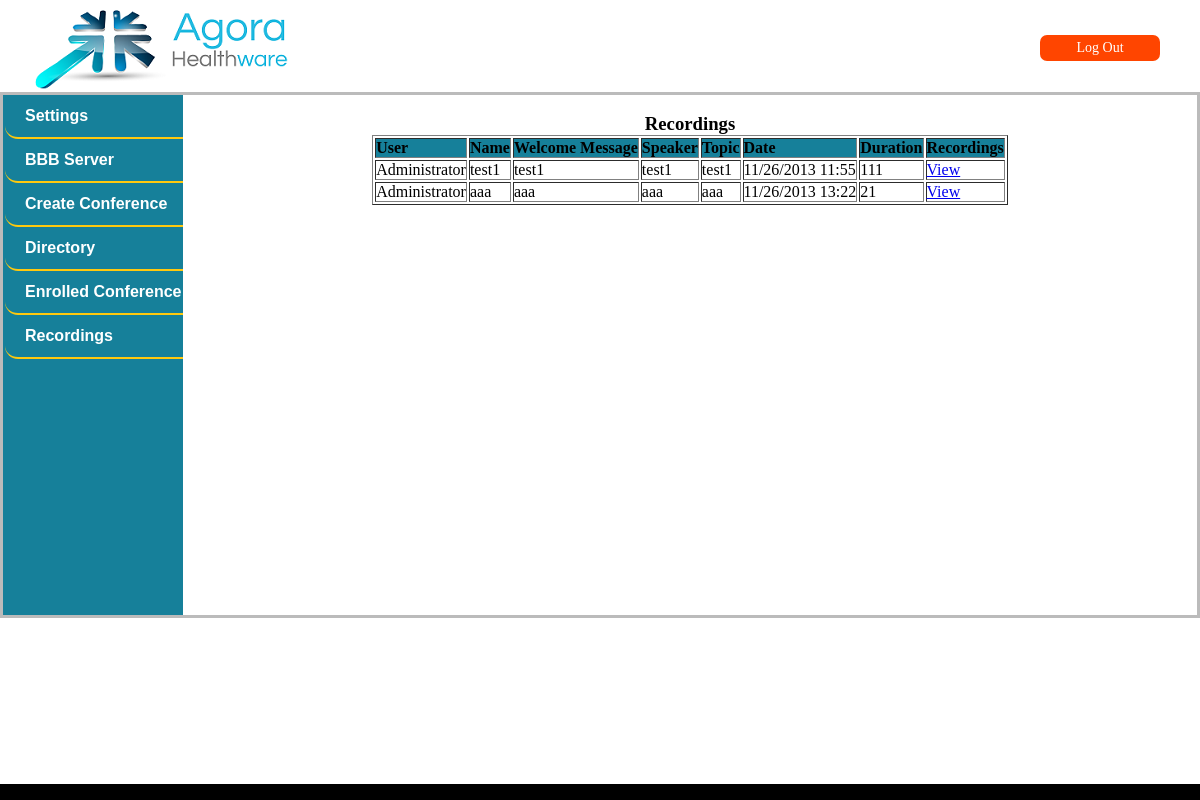
Page /recordings.php (signed in) on the earlier database version.
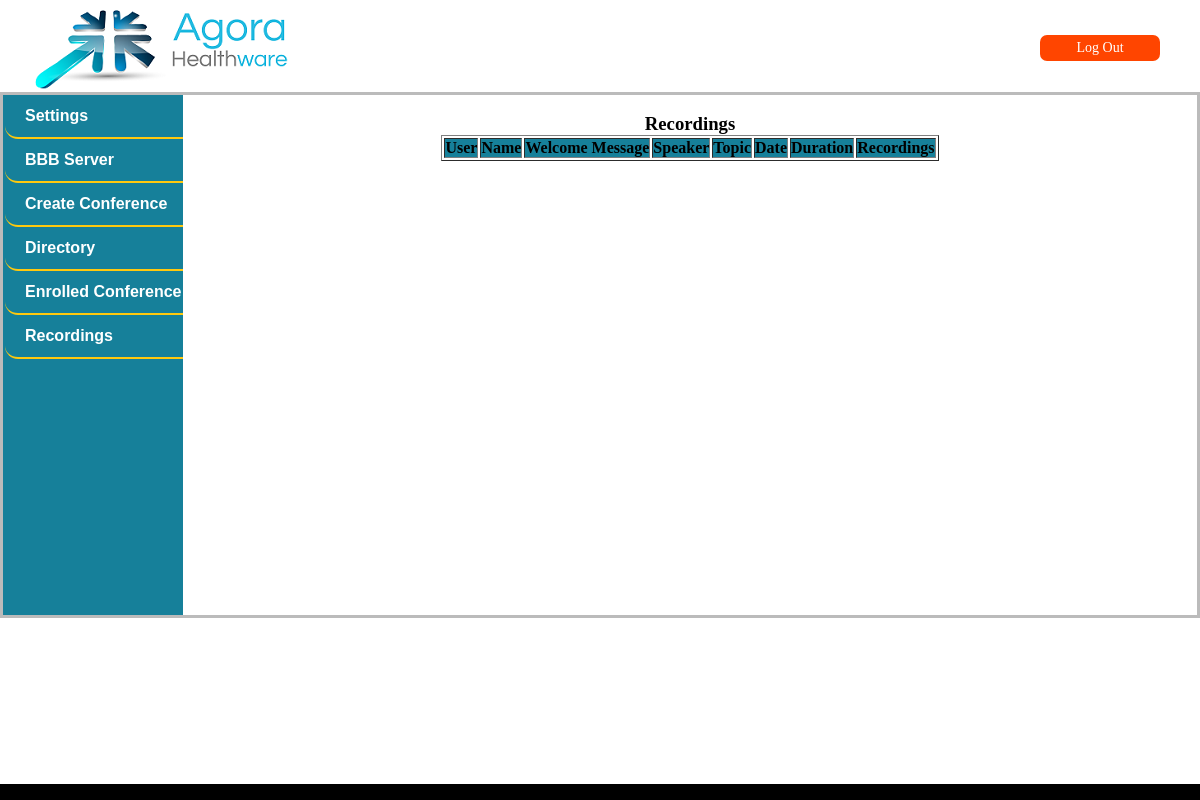
Same page on the later database version.
### tables this page shows
CREATE TABLE `meetings` (
  `id` int(11) NOT NULL AUTO_INCREMENT,
  `server_id` int(11) DEFAULT NULL,
  `owner_id` int(11) DEFAULT NULL,
  `owner_type` varchar(255) DEFAULT NULL,
  `meetingid` varchar(255) DEFAULT NULL,
  `name` varchar(255) DEFAULT NULL,
  `attendee_password` varchar(255) DEFAULT NULL,
  `moderator_password` varchar(255) DEFAULT NULL,
  `welcome_msg` varchar(255) DEFAULT NULL,
  `logout_url` varchar(255) DEFAULT NULL,
  `voice_bridge` varchar(255) DEFAULT NULL,
  `dial_number` varchar(255) DEFAULT NULL,
  `max_participants` int(11) DEFAULT NULL,
  `private` tinyint(1) DEFAULT '0',
  `created_at` datetime DEFAULT NULL,
  `updated_at` datetime DEFAULT NULL,
  `external` tinyint(1) DEFAULT '0',
  `param` varchar(255) DEFAULT NULL,
  `record` varchar(10) DEFAULT NULL,
  `duration` int(11) DEFAULT '0',
  `meeting_date` int(8) DEFAULT NULL,
  `speaker` varchar(255) DEFAULT NULL,
  `topic` varchar(255) DEFAULT NULL,
  `status` varchar(50) DEFAULT NULL,
  `meeting_time` varchar(10) DEFAULT NULL,
  `slide` varchar(255) DEFAULT NULL,
  PRIMARY KEY (`id`),
  UNIQUE KEY `index_bigbluebutton_rooms_on_meetingid` (`meetingid`),
  UNIQUE KEY `index_bigbluebutton_rooms_on_voice_bridge` (`voice_bridge`),
  KEY `index_bigbluebutton_rooms_on_server_id` (`server_id`)
);

CREATE TABLE `users` (
  `id` int(11) NOT NULL AUTO_INCREMENT,
  `login` varchar(255) DEFAULT NULL,
  `email` varchar(255) DEFAULT NULL,
  `password` varchar(40) DEFAULT NULL,
  `full_name` varchar(255) DEFAULT NULL,
  `user_type` varchar(255) DEFAULT NULL,
  PRIMARY KEY (`id`)
);

### classes/DBAccess.php (called while the page is built, shortened)
<?php
    class DBAccess{
        public function fromDBDate($date){
            $y=substr($date,0,4);
            $m=substr($date,4,2);
            $d=substr($date,6,2);
            return $m."/".$d."/".$y;
        }
        public function enrolledConferences($owner_id){
            $sql="select a.*,b.full_name from meetings a,users b,invitations c where a.id=c.meeting_id and b.id=c.user_id and owner_id<>".$owner_id;
            return(mysql_query($sql));
        }
    }
?>

### recordings.php (the view, shortened to what this page needs)
<?php
    require_once('classes/DBAccess.php');
    $dbAccess= new DBAccess();
    $result=$dbAccess->enrolledConferences($_SESSION['owner_id']);
?>
<!doctype html>
<html lang="en">
    <head>
        <link rel="stylesheet" type="text/css" href="css/Style.css"/>
        <link rel="stylesheet" href="http://code.jquery.com/ui/1.9.1/themes/base/jquery-ui.css" />
        <link rel="stylesheet" type="text/css" href="css/jquery.alerts.css" media="screen" />
        <link rel="stylesheet" type="text/css" href="css/rhd.css"/>
    </head>
    <body onLoad="changeHashOnLoad();" >
        <?php include_once 'assets/main/HeaderNew.php'; ?>
        <?php include_once 'assets/main/LeftSideNew.php'; ?>
        <div id="rightform">
            <br>
            <h3 style="text-align: center;">Recordings</h3>
            <table align="center" class="rightform" border="1">
            <tr><th>User</th><th>Name</th><th>Welcome Message</th><th>Speaker</th><th>Topic</th><th>Date</th><th>Duration</th><th>Recordings</th></tr>
            <?php
                while($row=mysql_fetch_array($result)){
                    echo "<tr>";
                    echo "<td>".$row['full_name']."</td>";
                    echo "<td>".$row['name']."</td>";
                    echo "<td>".$row['welcome_msg']."</td>";
                    echo "<td>".$row['speaker']."</td>";
                    echo "<td>".$row['topic']."</td>";
                    echo "<td>".$dbAccess->fromDBDate($row['meeting_date'])."&nbsp;".$row['meeting_time']."</td>";
                    echo "<td>".$row['duration']."</td>";
                    echo "<td><a target='_blank' href='getRecordings.php?id=".$row['id']."'>View</a></td>";
                    echo "</tr>";
                }
            ?>
            </table>
        </div>
        <?php include_once 'assets/main/FooterNew.php'; ?>
    </body>
    </html>

### assets/main/HeaderNew.php (shortened to what this page needs)
<div id="topdiv">
<div id="Container">
<div id="top">
    <div id="logo"></div>
    <div id="logout">
        <form method="GET" action="logout.php?logout=1">
            <input type="submit" class="Btn" value="Log Out" />
        </form>
    </div>
</div>
</div>
</div>

### assets/main/LeftSideNew.php
<div id="content">
<div id="leftside">
<div class="menue" onmouseover="this.className">
<?php if($_SESSION['user_type'] == "admin") { ?>
    <div class="leftmenu"><div class="tt"> <a href="settings.php" id="repRfq">Settings</a> </div></div>
<?php } ?>
<?php if($_SESSION['user_type'] == "admin") { ?>
<div class="leftmenu"><div class="tt"> <a href="server.php" id="repRfq">BBB Server</a> </div></div>
<?php } ?>
<div class="leftmenu"><div class="tt"> <a href="create_meeting.php" id="repRfq">Create Conference</a> </div></div>
<div class="leftmenu"><div class="tt"> <a href="join_requests.php" id="repRfq">Directory</a> </div></div>
<div class="leftmenu"><div class="tt"> <a href="enrolled_conference.php" id="repRfq">Enrolled Conference</a> </div></div>
<div class="leftmenu"><div class="tt"> <a href="recordings.php" id="repRfq">Recordings</a> </div></div>
</div>
</div>

### assets/main/FooterNew.php
<div id="bottomdiv">
</div>

### css/Style.css (style rules this page uses)
* { margin: 0px; padding: 0px; }
#top { height: 82px; margin-top: 10px; }
#logo { background-image: url('../images/Logo_1.png'); height:83px; width: 309px; margin-left: 35px; float: left; background-repeat:no-repeat; }
#logout { float: right; padding-right: 40px; padding-top: 25px; }
.Btn { border-radius: 7px; display: block; text-align: center; background-color: orangered; width: 120px; height: 26px; color: white; font-size: 14px; font-family: Tahoma; border-style: hidden; }
#content { height: 520px; border-style: solid; border-color: #BBBBBB; }
#leftside { overflow: hidden; float: left; width: 180px; height: 520px; background-color:#16809A; }
.menue { margin-top: 0px; margin-left: 2px; text-align: left; }
.leftmenu { height: 42px; display: block; width: 180px; border-bottom-style: solid; border-width: 5px; border-color: #ffc90e; border-bottom-left-radius: 13px; border-width: 2px; line-height: 42px; margin-top:0px; }
.tt a { display: block; text-decoration: none; font-weight:bold; color: white; font-family:arial; width: 230px; padding-left:20px; height: 42px; text-align: left; }
#rightform { height: 520px; color:#000; background-color: #fff; text-align: center; }
.rightform { text-align: left; min-width: 30%; margin: 0px auto; }
th { background-color: #16809A; }

### css/rhd.css (style rules this page uses)
div#bottomdiv { position:fixed; bottom:0px; left:0px; width:100%; color:#CCC; background:black; padding:8px; }
div#topdiv { top:0px; left:0px; width:100%; color:#CCC; background:white; padding:0px; }

Differences in the rows shown:
removed meetings: users.full_name "Administrator", name "test1", welcome_msg "test1", speaker "test1", topic "test1", meeting_date "11/26/2013", meeting_time "11:55", duration "111"
removed meetings: users.full_name "Administrator", name "aaa", welcome_msg "aaa", speaker "aaa", topic "aaa", meeting_date "11/26/2013", meeting_time "13:22", duration "21"
